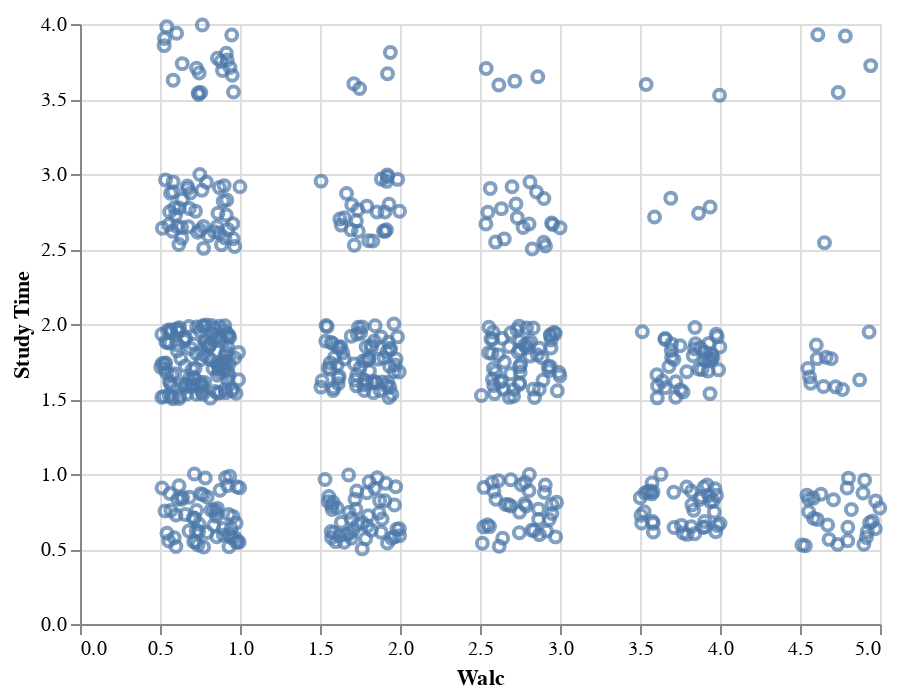

Write notebook code for a chart like this one.
### Code cell
df_jittered = pd.DataFrame({
    'Walc':df_encoded['Walc'] + .5*np.random.rand(len(df_encoded))-.5,
    'Study Time':df_encoded['studytime'] + .5*np.random.rand(len(df_encoded))-.5
})

alt.Chart(df_jittered).mark_point().encode(
    x='Walc',
    y='Study Time'
)

### Figure 1 — Vega-Lite specification as saved in the notebook (floating-point values rounded to 4 significant figures; data arrays with more than 128 entries replaced by an {"elided": "..."} marker saying what was removed)
{"config": {"view": {"continuousWidth": 400, "continuousHeight": 300}}, "data": {"name": "data-1c5aa2ac214cc708ffc49778a006635c"}, "mark": "point", "encoding": {"x": {"type": "quantitative", "field": "Walc"}, "y": {"type": "quantitative", "field": "Study Time"}}, "$schema": "https://vega.github.io/schema/vega-lite/v4.8.1.json", "datasets": {"data-1c5aa2ac214cc708ffc49778a006635c": {"elided": "649 records"}}}
